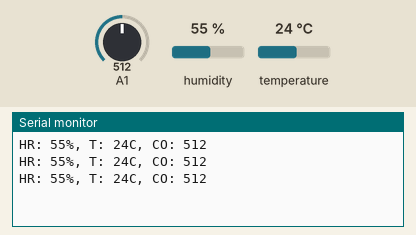
This sketch was run on a simulated Arduino Uno, built with avr-gcc and run on an emulated ATmega328P. On the bench: the last lines printed to the serial monitor. Wiring (inferred from the names in the program): DHT11 sensor: data pin 8. The inputs (shaded band) are chosen by the test bench; at power-on: humidity 55 %, A1 = 512, temperature 24 °C.

Above: at 1.8 s.
1.9 s: humidity set to 22 %
At 3.0 s:
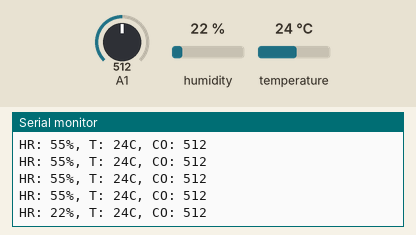
3.4 s: A1 set to 716
At 4.5 s:
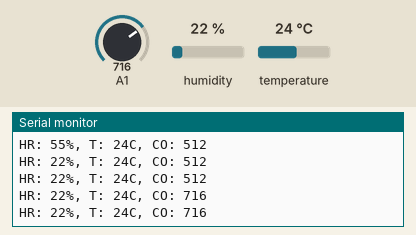
4.9 s: temperature set to 12 °C
At 6.3 s:
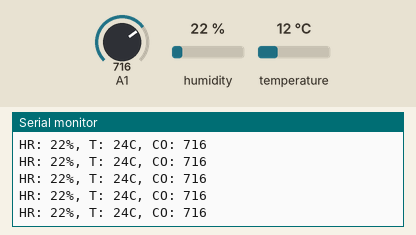
6.4 s: A1 set to 900
At 7.0 s:
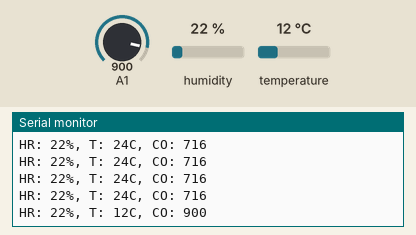
7.9 s: humidity set to 40 %
At 8.5 s:
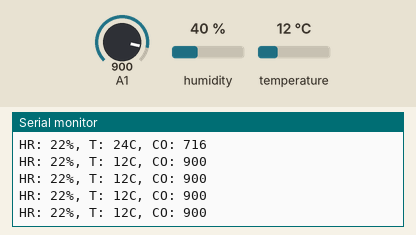
Timing chart, 0 to 10.4 s (numbered marks = the images above; inputs shaded):
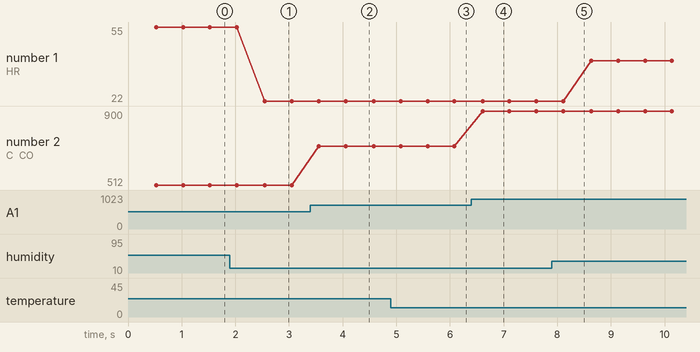

The sketch:

simple-polucion-s.ino
```cpp
/*Sensor de Temperatura y Humedad DHT11<br>Instrucciones:
  Recuerda descargar la libreria DHT para poder utilizar este sensor
  Conectaremos el Sensor DHT11 a 5v y el pin de señal a la entrada digital 7
*/
//////////////////////////////////////////////////- h y t
#include "DHT.h"
#define DHTPIN 8
#define DHTTYPE DHT11
DHT dht(DHTPIN, DHTTYPE);

//////////////////////////////////////////////////- co
int sensorValue;

//////////////////////////////////////////////////- ppm

//////////////////////////////////////////////////-
void setup() {
  Serial.begin(9600);
  dht.begin();
}
//////////////////////////////////////////////////-
void loop() {
  int h = dht.readHumidity();// Lee la humedad
  int t = dht.readTemperature(); //Lee la temperatura
  //////////////////////////////////////////////////-Humedad
  Serial.print("HR: ");
  Serial.print(h);//Escribe la humedad
  Serial.print("%");
  //delay (500);
  ///////////////////////////////////////////////////-Temperatura
  Serial.print(", T: ");
  Serial.print(t);//Escribe la temperatura
  Serial.print("C");
  ///////////////////////////////////////////////////-COncentracion CO2
  sensorValue = analogRead(1);       // read analog input pin 0
  Serial.print(", CO: ");
  Serial.println(sensorValue, DEC);  // prints the value read
  ///////////////////////////////////////////////////
  //delay (1000);
  ///////////////////////////////////////////////////
}
```

Measured:
- after the input at 1.9 s, the serial monitor: prints a new line after 0.65 s (image 1)
- after the input at 3.4 s, the serial monitor: prints a new line after 0.15 s (image 2)
- after the input at 6.4 s, the serial monitor: prints a new line after 0.21 s (image 4)
- plotted number 1: 55 → 22 after the input at 1.9 s, 22 → 40 after the input at 7.9 s
- plotted number 2: 512 → 716 after the input at 3.4 s, 716 → 900 after the input at 6.4 s
